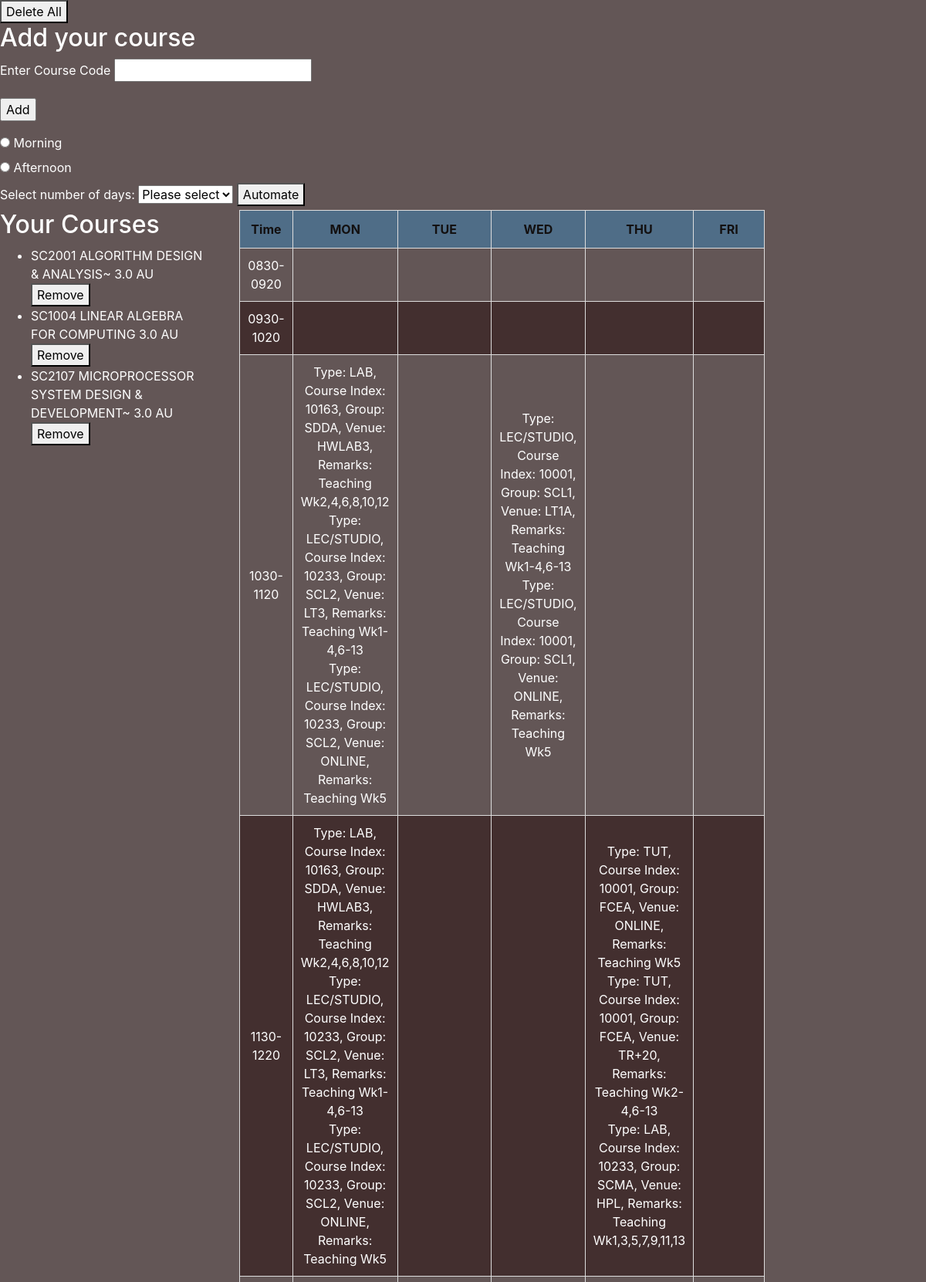
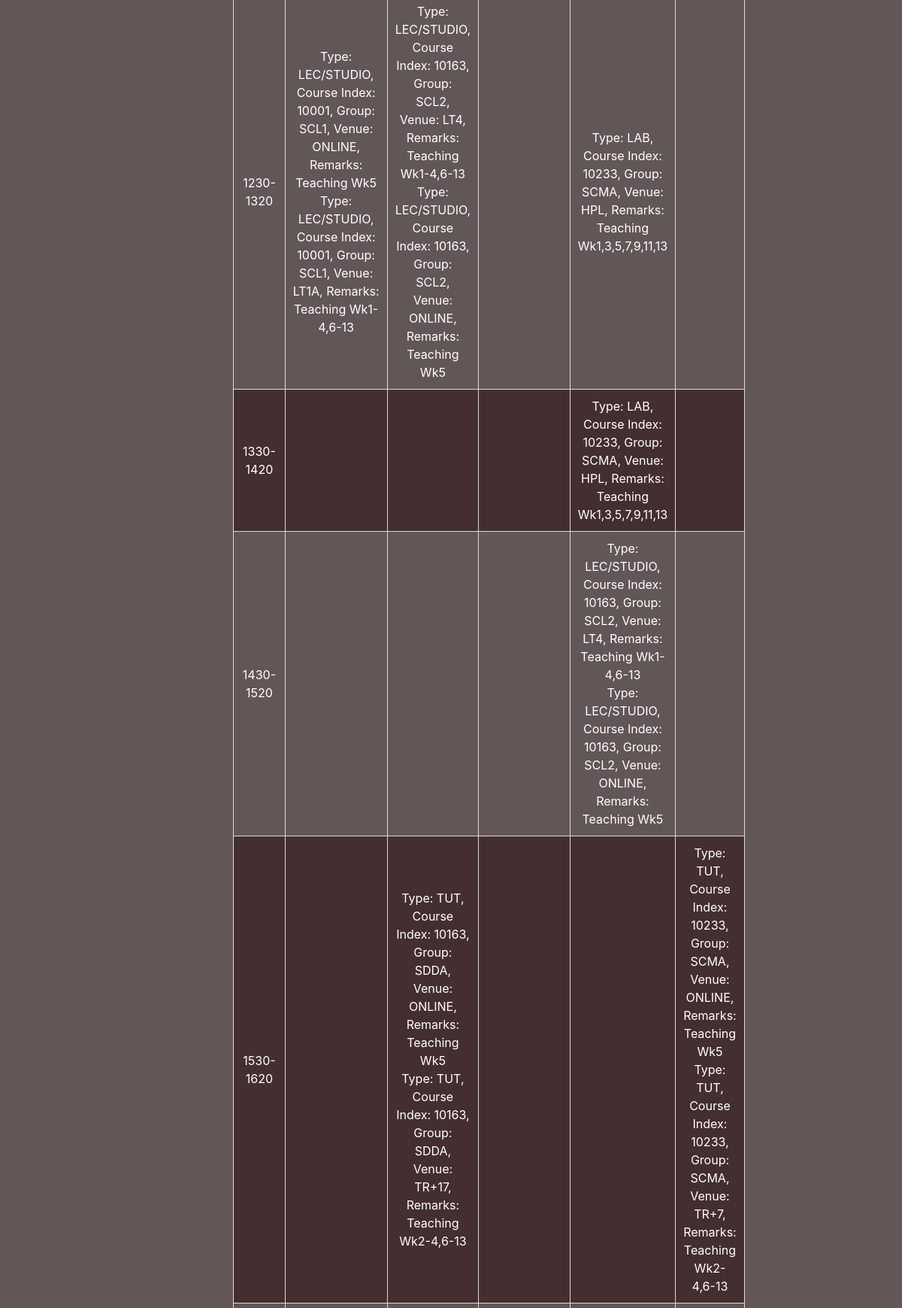
Screenshot of /main (signed in, upper part) with the database file from the repository (2 pictures, top to bottom).
### SimplyStars/models.py (models this page shows)
class CourseCode(db.Model):
    __tablename__ = 'course_code'
    id = db.Column(db.Integer, primary_key=True)
    course_code = db.Column(db.String(100), nullable=False)
    course_name = db.Column(db.String(100), nullable=False)
    course_au = db.Column(db.Integer(), nullable=False)
    user = db.Column(db.Integer, db.ForeignKey('user.id'), nullable=False) #ForeginKey ensures referential integrity and cascade operations

class CourseSchedule(db.Model):
    __tablename__ = 'course_schedule'
    id = db.Column(db.Integer, primary_key=True)
    user_id = db.Column(db.Integer, db.ForeignKey('user.id'), nullable=False)
    course_code = db.Column(db.String(100), nullable=False)
    course_index = db.Column(db.String(100), nullable=False)
    type = db.Column(db.String(120))
    group = db.Column(db.String(120))
    day = db.Column(db.String(120))
    time = db.Column(db.String(120))
    venue = db.Column(db.String(120))
    remark = db.Column(db.Text)

### SimplyStars/route.py (the view, shortened to what this page needs)
@app.route('/main', methods=['GET', 'POST'])
def main_page():
    form = CourseCodeForm()
    print(session.get('timetable_mode'))
    if session.get('timetable_mode') == 'automated':
        weekly_schedules = json.loads(session.get('weekly_schedules'))
    else:
        weekly_schedules = get_schedule(current_user.id)
    schedule = generate_time_slots('8:30 AM', '10:30 PM', 50)
    user_courses = CourseCode.query.filter_by(user=current_user.id).all()
    return render_template('main.html', form=form, user_courses=user_courses, schedule=schedule, weekly_schedules=weekly_schedules)

### SimplyStars/forms.py
class CourseCodeForm(FlaskForm):
    course_code = StringField(label="Enter Course Code", validators=[DataRequired()])
    add = SubmitField("Add")

### SimplyStars/functions.py (called while the page is built)
def generate_time_slots(start_time, end_time, interval):
    time_slots = []
    current_time = datetime.strptime(start_time, '%I:%M %p')
    end_time = datetime.strptime(end_time, '%I:%M %p')
    while current_time + timedelta(minutes=interval) <= end_time:
        end_interval_time = current_time + timedelta(minutes=interval)
        formatted_slot = current_time.strftime('%H%M') + '-' + end_interval_time.strftime('%H%M')
        time_slots.append(formatted_slot)
        current_time = (current_time + timedelta(hours=1)).replace(minute=current_time.minute)
    return time_slots

def format_time(time_obj):
    return time_obj.strftime('%H%M')

### SimplyStars/models.py (called while the page is built)
@login_manager.user_loader
def load_user(user_id):
    return User.query.get(int(user_id))

### SimplyStars/templates/main.html (shortened to what this page needs)
{% extends "base.html" %}
{% block head %}
<link href="https://stackpath.bootstrapcdn.com/bootstrap/4.5.2/css/bootstrap.min.css" rel="stylesheet">
<link rel="stylesheet" type="text/css" href="{{ url_for('static', filename='style.css')}}">
{% endblock %}
{% block content %}
<form action="/delete" method="POST">
    <button type="submit">Delete All</button>
</form>
<div class="login-container">
    <h2>Add your course</h2>
    <form id="courseForm" method="POST">
        <div class="form-group">
            {{ form.course_code.label() }}
            {{ form.course_code() }}
        </div>
        <div class="form-group">
            {{ form.add() }}
        </div>
    </form>
</div>
<form id="timeForm">
    <input type="radio" id="morning" name="time" value="morning">
    <label for="morning">Morning</label><br>
    <input type="radio" id="afternoon" name="time" value="afternoon">
    <label for="afternoon">Afternoon</label>
</form>
<label for="num_days">Select number of days:</label>
<select name="num_days" id="num_days">
    <option value="">Please select</option>
</select>
<button id="automateBtn">Automate</button>
<div class="content-container">
    <div class="course_container">
        <h2>Your Courses</h2>
        <ul>
            {% for course in user_courses %}
            <li>
                <span>{{ course.course_code }}</span>
                <span>{{ course.course_name }}</span>
                <span>{{ course.course_au }}</span>
                <form action="{{ url_for('delete_course', course_code=course.course_code) }}" method="POST">
                    <button type="submit">Remove</button>
                </form>
            </li>
            {% endfor %}
        </ul>
    </div>
    <div>
        <div class="timetable-container">
            <table id="timetable">
                <thead>
                    <tr>
                        <th>Time</th>
                        {% for day in ['MON', 'TUE', 'WED', 'THU', 'FRI'] %}
                        <th>{{ day }}</th>
                        {% endfor %}
                    </tr>
                </thead>
                <tbody>
                    {% for time_slot in schedule %}
                    <tr>
                        <td>{{ time_slot }}</td>
                        {% for day in ['MON', 'TUE', 'WED', 'THU', 'FRI'] %}
                        <td>
                            {% set day_schedule = weekly_schedules.get(day, {}).get(time_slot, []) %}
                            {% for class in day_schedule %}
                            Type: {{ class['type'] }},
                            Course Index: {{ class['index'] }},
                            Group: {{ class['group'] }},
                            Venue: {{ class['venue'] }},
                            Remarks: {{ class.get('remarks', '') }}<br>
                            {% endfor %}
                        </td>
                        {% endfor %}
                    </tr>
                    {% endfor %}
                </tbody>
            </table>
        </div>
    </div>
    {% endblock %}

### SimplyStars/templates/base.html (shortened to what this page needs)
<!doctype html>
<html lang="en">
<head>
    {%block head %}{% endblock %}
</head>
<body>
    {% block content %}
    {% endblock %}
</body>
</html>

### SimplyStars/static/style.css (style rules this page uses)
.content-container { display: flex; align-items: flex-start; }
.timetable-container { width: 65%; max-width: 2000px; padding-left: 4%; }
#timetable { border-collapse: collapse; text-align: center; width: 100%; }
#timetable { width: 100%; border-collapse: collapse; text-align: center; }
#timetable, #timetable th, #timetable td { border: 1px solid #ddd; }
#timetable th, #timetable td { padding: 10px; }
#timetable thead { background-color: #f2f2f2; }
#timetable tr:nth-child(even) { background-color: #432f2f; }
#timetable th { padding-top: 12px; padding-bottom: 12px; text-align: center; background-color: #4f6d87; color: rgb(19, 16, 16); }

### SimplyStars/templates/base.html (style rules this page uses)
body { background-color: #635656; color: white }

### rows the page displays
CourseCode: course_code "SC2001", course_name "ALGORITHM DESIGN & ANALYSIS~", course_au "3.0 AU"
CourseCode: course_code "SC1004", course_name "LINEAR ALGEBRA FOR COMPUTING", course_au "3.0 AU"
CourseCode: course_code "SC2107", course_name "MICROPROCESSOR SYSTEM DESIGN & DEVELOPMENT~", course_au "3.0 AU"
CourseSchedule: type "LAB", index "10163", group "SDDA", venue "HWLAB3", get "Teaching Wk2,4,6,8,10,12"
CourseSchedule: type "LEC/STUDIO", index "10233", group "SCL2", venue "LT3", get "Teaching Wk1-4,6-13"
CourseSchedule: type "LEC/STUDIO", index "10233", group "SCL2", venue "ONLINE", get "Teaching Wk5"
CourseSchedule: type "LEC/STUDIO", index "10001", group "SCL1", venue "LT1A", get "Teaching Wk1-4,6-13"
CourseSchedule: type "LEC/STUDIO", index "10001", group "SCL1", venue "ONLINE", get "Teaching Wk5"
CourseSchedule: type "TUT", index "10001", group "FCEA", venue "ONLINE", get "Teaching Wk5"
CourseSchedule: type "TUT", index "10001", group "FCEA", venue "TR+20", get "Teaching Wk2-4,6-13"
CourseSchedule: type "LAB", index "10233", group "SCMA", venue "HPL", get "Teaching Wk1,3,5,7,9,11,13"
CourseSchedule: type "LEC/STUDIO", index "10001", group "SCL1", venue "ONLINE", get "Teaching Wk5"
CourseSchedule: type "LEC/STUDIO", index "10001", group "SCL1", venue "LT1A", get "Teaching Wk1-4,6-13"
CourseSchedule: type "LEC/STUDIO", index "10163", group "SCL2", venue "LT4", get "Teaching Wk1-4,6-13"
CourseSchedule: type "LEC/STUDIO", index "10163", group "SCL2", venue "ONLINE", get "Teaching Wk5"
CourseSchedule: type "LEC/STUDIO", index "10163", group "SCL2", venue "LT4", get "Teaching Wk1-4,6-13"
CourseSchedule: type "LEC/STUDIO", index "10163", group "SCL2", venue "ONLINE", get "Teaching Wk5"
CourseSchedule: type "TUT", index "10163", group "SDDA", venue "ONLINE", get "Teaching Wk5"
CourseSchedule: type "TUT", index "10163", group "SDDA", venue "TR+17", get "Teaching Wk2-4,6-13"
CourseSchedule: type "TUT", index "10233", group "SCMA", venue "ONLINE", get "Teaching Wk5"
CourseSchedule: type "TUT", index "10233", group "SCMA", venue "TR+7", get "Teaching Wk2-4,6-13"

### other values shown
{{ day }} "MON" "TUE" "WED" "THU" "FRI"
{{ time_slot }} "0830-0920" "0930-1020" "1030-1120" "1130-1220" "1230-1320" "1330-1420" "1430-1520" "1530-1620"
